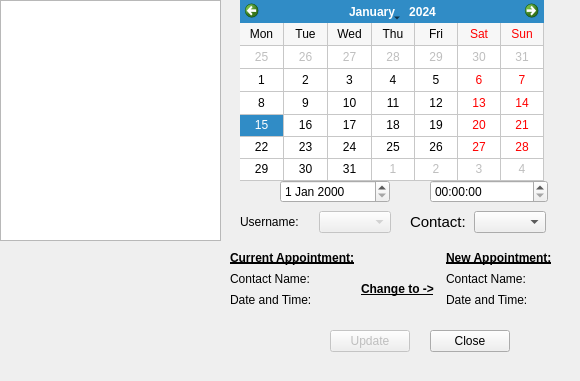
<?xml version="1.0" encoding="UTF-8"?>
<ui version="4.0">
 <class>ChangeAppointment</class>
 <widget class="QDialog" name="ChangeAppointment">
  <property name="geometry">
   <rect>
    <x>0</x>
    <y>0</y>
    <width>580</width>
    <height>381</height>
   </rect>
  </property>
  <property name="windowTitle">
   <string>Dialog</string>
  </property>
  <widget class="QTableView" name="AppointmentView">
   <property name="geometry">
    <rect>
     <x>0</x>
     <y>0</y>
     <width>221</width>
     <height>241</height>
    </rect>
   </property>
   <property name="editTriggers">
    <set>QAbstractItemView::AnyKeyPressed|QAbstractItemView::EditKeyPressed|QAbstractItemView::SelectedClicked</set>
   </property>
  </widget>
  <widget class="QCalendarWidget" name="calendarWidget">
   <property name="geometry">
    <rect>
     <x>240</x>
     <y>0</y>
     <width>304</width>
     <height>181</height>
    </rect>
   </property>
   <property name="gridVisible">
    <bool>true</bool>
   </property>
   <property name="verticalHeaderFormat">
    <enum>QCalendarWidget::NoVerticalHeader</enum>
   </property>
   <property name="navigationBarVisible">
    <bool>true</bool>
   </property>
   <property name="dateEditEnabled">
    <bool>true</bool>
   </property>
  </widget>
  <widget class="QTimeEdit" name="timeEdit">
   <property name="geometry">
    <rect>
     <x>430</x>
     <y>180</y>
     <width>118</width>
     <height>23</height>
    </rect>
   </property>
  </widget>
  <widget class="QDateEdit" name="dateEdit">
   <property name="geometry">
    <rect>
     <x>280</x>
     <y>180</y>
     <width>110</width>
     <height>23</height>
    </rect>
   </property>
  </widget>
  <widget class="QPushButton" name="update">
   <property name="enabled">
    <bool>false</bool>
   </property>
   <property name="geometry">
    <rect>
     <x>330</x>
     <y>330</y>
     <width>80</width>
     <height>22</height>
    </rect>
   </property>
   <property name="text">
    <string>Update</string>
   </property>
  </widget>
  <widget class="QPushButton" name="close">
   <property name="geometry">
    <rect>
     <x>430</x>
     <y>330</y>
     <width>80</width>
     <height>22</height>
    </rect>
   </property>
   <property name="text">
    <string>Close</string>
   </property>
  </widget>
  <widget class="QWidget" name="layoutWidget">
   <property name="geometry">
    <rect>
     <x>230</x>
     <y>250</y>
     <width>322</width>
     <height>78</height>
    </rect>
   </property>
   <layout class="QHBoxLayout" name="horizontalLayout">
    <item>
     <layout class="QVBoxLayout" name="verticalLayout">
      <item>
       <widget class="QLabel" name="label_6">
        <property name="enabled">
         <bool>true</bool>
        </property>
        <property name="font">
         <font>
          <weight>75</weight>
          <bold>true</bold>
          <underline>true</underline>
         </font>
        </property>
        <property name="text">
         <string>Current Appointment:</string>
        </property>
       </widget>
      </item>
      <item>
       <widget class="QLabel" name="currentContact">
        <property name="text">
         <string>Contact Name:</string>
        </property>
       </widget>
      </item>
      <item>
       <widget class="QLabel" name="currentDate">
        <property name="text">
         <string>Date and Time:</string>
        </property>
       </widget>
      </item>
      <item>
       <widget class="QLabel" name="currentUser">
        <property name="text">
         <string/>
        </property>
       </widget>
      </item>
     </layout>
    </item>
    <item>
     <widget class="QLabel" name="label_8">
      <property name="font">
       <font>
        <weight>75</weight>
        <bold>true</bold>
        <underline>true</underline>
       </font>
      </property>
      <property name="text">
       <string>Change to -&gt;</string>
      </property>
     </widget>
    </item>
    <item>
     <layout class="QVBoxLayout" name="verticalLayout_2">
      <item>
       <widget class="QLabel" name="label_s">
        <property name="font">
         <font>
          <weight>75</weight>
          <bold>true</bold>
          <underline>true</underline>
         </font>
        </property>
        <property name="text">
         <string>New Appointment:</string>
        </property>
       </widget>
      </item>
      <item>
       <widget class="QLabel" name="newContact">
        <property name="text">
         <string>Contact Name:</string>
        </property>
       </widget>
      </item>
      <item>
       <widget class="QLabel" name="newDate">
        <property name="text">
         <string>Date and Time:</string>
        </property>
       </widget>
      </item>
      <item>
       <widget class="QLabel" name="newUser">
        <property name="text">
         <string/>
        </property>
       </widget>
      </item>
     </layout>
    </item>
   </layout>
  </widget>
  <widget class="QWidget" name="layoutWidget">
   <property name="geometry">
    <rect>
     <x>240</x>
     <y>210</y>
     <width>151</width>
     <height>24</height>
    </rect>
   </property>
   <layout class="QHBoxLayout" name="horizontalLayout_2">
    <item>
     <widget class="QLabel" name="label_2">
      <property name="text">
       <string>Username:</string>
      </property>
     </widget>
    </item>
    <item>
     <widget class="QComboBox" name="userBox">
      <property name="enabled">
       <bool>false</bool>
      </property>
     </widget>
    </item>
   </layout>
  </widget>
  <widget class="QWidget" name="layoutWidget">
   <property name="geometry">
    <rect>
     <x>410</x>
     <y>210</y>
     <width>136</width>
     <height>24</height>
    </rect>
   </property>
   <layout class="QHBoxLayout" name="horizontalLayout_3">
    <item>
     <widget class="QLabel" name="label">
      <property name="font">
       <font>
        <pointsize>11</pointsize>
       </font>
      </property>
      <property name="text">
       <string>Contact:</string>
      </property>
     </widget>
    </item>
    <item>
     <widget class="QComboBox" name="contactList"/>
    </item>
   </layout>
  </widget>
 </widget>
 <resources/>
 <connections>
  <connection>
   <sender>calendarWidget</sender>
   <signal>clicked(QDate)</signal>
   <receiver>dateEdit</receiver>
   <slot>setDate(QDate)</slot>
   <hints>
    <hint type="sourcelabel">
     <x>358</x>
     <y>75</y>
    </hint>
    <hint type="destinationlabel">
     <x>289</x>
     <y>168</y>
    </hint>
   </hints>
  </connection>
  <connection>
   <sender>dateEdit</sender>
   <signal>dateChanged(QDate)</signal>
   <receiver>calendarWidget</receiver>
   <slot>setSelectedDate(QDate)</slot>
   <hints>
    <hint type="sourcelabel">
     <x>358</x>
     <y>165</y>
    </hint>
    <hint type="destinationlabel">
     <x>358</x>
     <y>135</y>
    </hint>
   </hints>
  </connection>
 </connections>
</ui>
